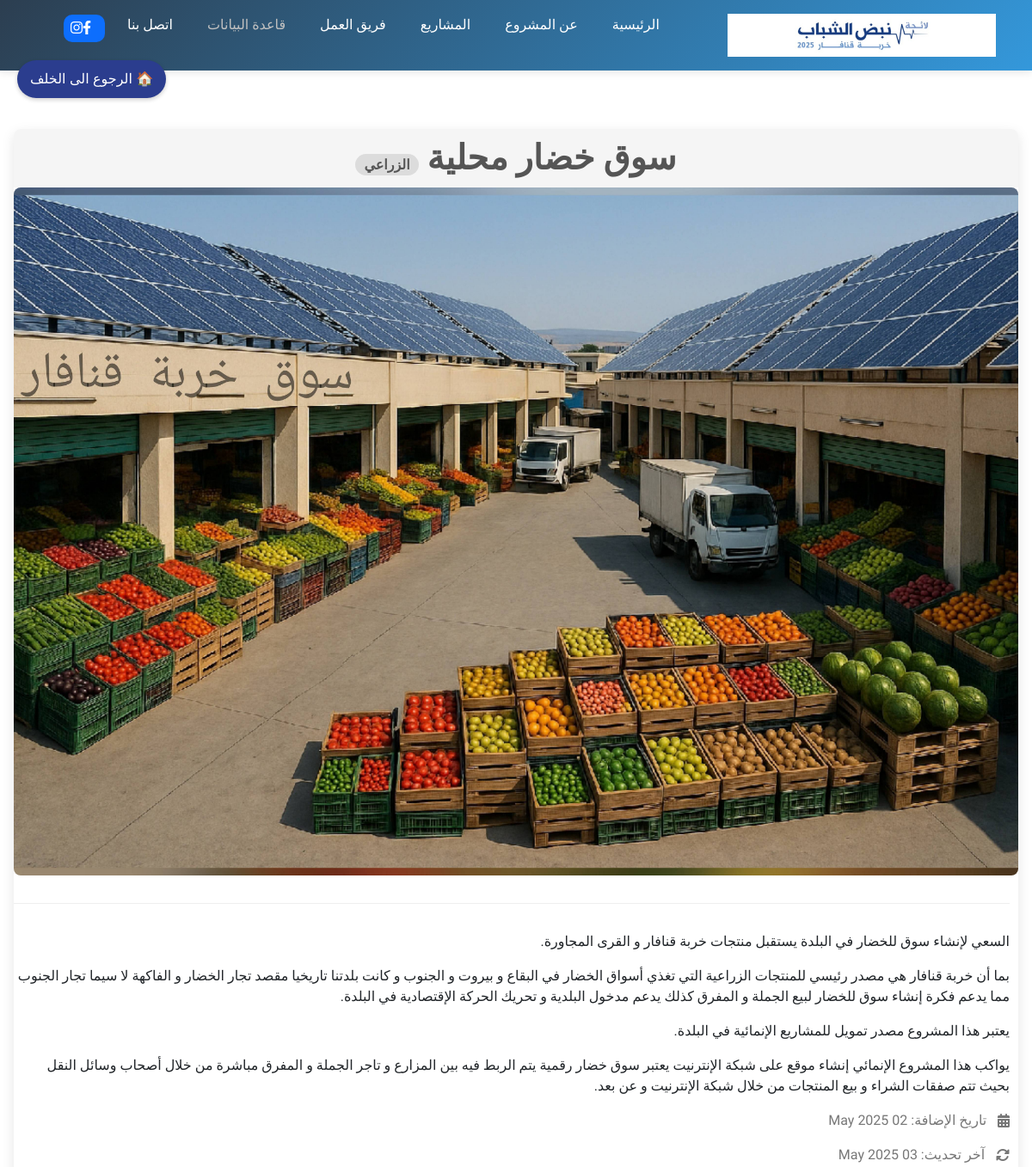
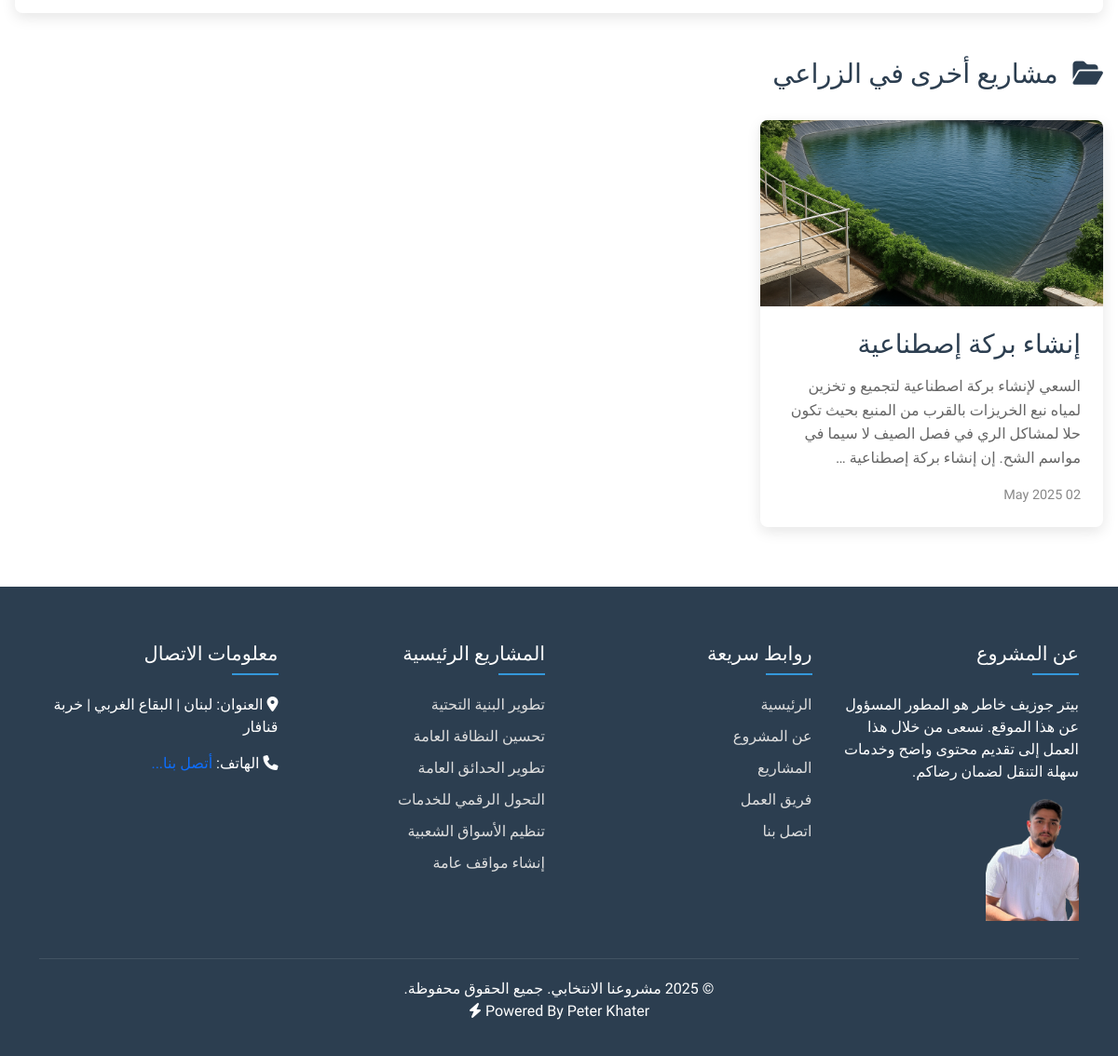
/projects/15/, run on the app's committed database (2 pictures, top to bottom).
### main/models.py (models this page shows, shortened)
class MySetting(models.Model):
   phone = models.CharField( max_length=40,  blank=True, null=True)
   email = models.EmailField(max_length=254, null=True, blank=True)
   instagramLink = models.TextField(blank=True, null=True)
   facebookLink = models.TextField(blank=True, null=True)
   website_url = models.URLField(max_length=200, blank=True, null=True)
   address = models.CharField(max_length=255, blank=True, null=True)
   business_name = models.CharField(max_length=100, blank=True, null=True)
   logo = models.ImageField(upload_to='setting/', blank=True, null=True)
   linkedinLink = models.URLField(max_length=200, blank=True, null=True)
   created_at = models.DateTimeField(auto_now_add=True)
   updated_at = models.DateTimeField(auto_now=True)
   description = models.TextField(blank=True, null=True)
   dev_name = models.CharField(max_length=100, blank=True, null=True)
   dev_img =  models.ImageField(upload_to='setting/', blank=True, null=True)
   leyha_photo = models.ImageField(upload_to='setting/', blank=True, null=True)
   leyha_description =models.TextField(blank=True, null=True)

class Project(models.Model):
    title = models.CharField(max_length=200, verbose_name="عنوان المشروع")
    description = models.TextField(verbose_name="وصف المشروع")
    category = models.ForeignKey(Category, on_delete=models.SET_NULL,
                               null=True, verbose_name="الفئة")
    image = models.ImageField(upload_to='projects/', verbose_name="صورة المشروع")
    created_at = models.DateTimeField(auto_now_add=True)
    updated_at = models.DateTimeField(auto_now=True)
    class Meta:
        verbose_name = "مشروع"
        verbose_name_plural = "المشاريع"

class Category(models.Model):
    name = models.CharField(max_length=100, verbose_name="اسم الفئة")
    slug = models.SlugField(max_length=50, unique=True)
    description = models.TextField(blank=True, verbose_name="وصف الفئة")
    icon = models.CharField(max_length=50, blank=True, help_text="اسم أيقونة Font Awesome")
    class Meta:
        verbose_name = "فئة المشروع"
        verbose_name_plural = "فئات المشاريع"

### main/views.py (the view)
# urls.py: path('projects/<int:project_id>/', project_detail, name='project_detail'),
def project_detail(request, project_id):
    project = get_object_or_404(Project, pk=project_id)
    related_projects = Project.objects.filter(category=project.category).exclude(id=project.id)
    setting = MySetting.objects.last()
    context = {
        'project': project,
        'related_projects': related_projects,
        'setting':setting
    }
    return render(request, 'detail.html', context)

### templates/detail.html (shortened to what this page needs)
{% extends "base.html" %}
{% load static %}
{% block css %}
<link rel="stylesheet" href="{% static 'css/projects.css' %}">
{% endblock %}
{% block main %}
<a href="/" class="home-button" title="Back to Home">
    🏠 الرجوع الى الخلف
  </a>
<div class="project-detail-container" style="margin-top:150px">
    <article class="main-project">
        <div class="project-content">
            <div class="project-details" style="background-color:#f5f5f5;">
                <div class="project-description">
                    <div  style="display:flex; align-item:center; justify-content:center; width:100%; padding-top:10px; padding-bottom:10px" >
                        <h1 class="project-title" style="font-weight: 800;">{{ project.title }} <span style="background-color:rgb(220, 220, 220); padding: 3px 10px; border-radius: 20px; font-size: medium; ">{{ project.category.name }}</span></h1>
                    </div>
                </div>
            </div>
            <div class="project-image" style="">
                <img src="{{ project.image.url }}" alt="{{ project.title }}" style="max-height:100vh">
            </div>
            <div class="project-details" style="padding-right:10px;">
                <div class="project-meta">
                    {{ project.description|linebreaks }}
                    <div class="meta-item">
                        <i class="fas fa-calendar-alt"></i>
                        <span>تاريخ الإضافة: {{ project.created_at|date:"d M Y" }}</span>
                    </div>
                    <div class="meta-item">
                        <i class="fas fa-sync-alt"></i>
                        <span>آخر تحديث: {{ project.updated_at|date:"d M Y" }}</span>
                    </div>
                </div>
            </div>
        </div>
    </article>
    <section class="related-projects">
        <h2 class="section-title">
            <i class="fas fa-folder-open"></i>
            مشاريع أخرى في {{ project.category.name }}
        </h2>
        <div class="projects-grid">
            {% for related_project in related_projects %}
            <a href="{% url 'project_detail' related_project.id %}" class="project-card">
                <div class="card-image">
                    <img src="{{ related_project.image.url }}" alt="{{ related_project.title }}">
                </div>
                <div class="card-content">
                    <h3>{{ related_project.title }}</h3>
                    <p>{{ related_project.description|truncatewords:30 }}</p>
                    <div class="card-meta">
                        <span class="date">{{ related_project.created_at|date:"d M Y" }}</span>
                    </div>
                </div>
            </a>
            {% empty %}
            <div class="no-projects">
                <i class="fas fa-info-circle"></i>
                لا توجد مشاريع أخرى في هذه الفئة حالياً
            </div>
            {% endfor %}
        </div>
    </section>
</div>
{% endblock main %}

### templates/base.html (shortened to what this page needs)
{% load static %}
<!DOCTYPE html>
<html lang="ar" dir="rtl">
<head>
    <link rel="stylesheet" href="{% static 'css/base.css' %}">
    <link rel="stylesheet" href="https://cdnjs.cloudflare.com/ajax/libs/font-awesome/6.4.0/css/all.min.css">
    <link href="https://cdn.jsdelivr.net/npm/bootstrap@5.3.0/dist/css/bootstrap.min.css" rel="stylesheet">
    <link rel="stylesheet" href="https://cdnjs.cloudflare.com/ajax/libs/animate.css/4.1.1/animate.min.css"/>
    {% block css %}{% endblock css %}
</head>
<body>
    <header id="header">
        <div class="container header-container">
            <div class="logo">
                <img src="{{setting.logo.url}}" alt="شعار الحملة">
            </div>
            <nav id="mainNav">
                <ul>
                    <li><a href="{% url 'main' %}#home">الرئيسية</a></li>
                    <li><a href="{% url 'main' %}#about">عن المشروع</a></li>
                    <li><a href="{% url 'main' %}#projects">المشاريع</a></li>
                    <li><a href="{% url 'main' %}#team">فريق العمل</a></li>
                    <li onclick="alert('قيد الإنشاء')"><a href="#" class="" style="color: rgb(192, 192, 192);">قاعدة البيانات</a></li>
                    <li><a href="{% url 'main' %}#contact">اتصل بنا</a></li>
                    <div class="social-links me-3 bg-primary px-2 py-1 d-flex justify-content-center align-item-center" style="border-radius:10px">
                        <a href="{{setting.facebookLink}}"><i class="fab fa-facebook-f me-2" style="color:white;"></i></a>
                        <a href="{{setting.instagramLink}}"><i class="fab fa-instagram" style="color:white;"></i></a>
                    </div>
                </ul>
            </nav>
        </div>
    </header>
    {% block main %}
    {% endblock main %}
    <footer>
        <div class="container">
            <div class="footer-content">
                <div class="footer-column">
                    <h3>عن المشروع</h3>
                    <p>{{setting.description}}</p>
                    <img src="{{setting.dev_img.url}}" alt="بيتر جوزيف خاطر هو المطور المسؤول عن هذا الموقع." style="width:100px;">
                </div>
                <div class="footer-column">
                    <h3>روابط سريعة</h3>
                    <ul class="footer-links">
                        <li><a href="{% url 'main' %}#home">الرئيسية</a></li>
                        <li><a href="{% url 'main' %}#about">عن المشروع</a></li>
                        <li><a href="{% url 'main' %}#projects">المشاريع</a></li>
                        <li><a href="{% url 'main' %}#team">فريق العمل</a></li>
                        <li><a href="{% url 'main' %}#contact">اتصل بنا</a></li>
                    </ul>
                </div>
                <div class="footer-column">
                    <h3>المشاريع الرئيسية</h3>
                    <ul class="footer-links">
                        <li><a href="#">تطوير البنية التحتية</a></li>
                        <li><a href="#">تحسين النظافة العامة</a></li>
                        <li><a href="#">تطوير الحدائق العامة</a></li>
                        <li><a href="#">التحول الرقمي للخدمات</a></li>
                        <li><a href="#">تنظيم الأسواق الشعبية</a></li>
                        <li><a href="#">إنشاء مواقف عامة</a></li>
                    </ul>
                </div>
                <div class="footer-column">
                    <h3>معلومات الاتصال</h3>
                    <p><i class="fas fa-map-marker-alt"></i> العنوان: لبنان | البقاع الغربي | خربة قنافار</p>
                    <p><i class="fas fa-phone"></i> الهاتف: <a style="text-decoration: none;" href="tel:{{setting.phone}}">أتصل بنا...</a></p>
                </div>
            </div>
            <div class="footer-bottom">
                <p>&copy; 2025 مشروعنا الانتخابي. جميع الحقوق محفوظة. <br><span> Powered By Peter Khater <i class="fa-solid fa-bolt"></i></span></p>
            </div>
        </div>
    </footer>
    <link rel="stylesheet" href="https://cdnjs.cloudflare.com/ajax/libs/animate.css/4.1.1/animate.min.css"/>
</body>
</html>

### project/static/css/base.css (style rules this page uses)
:root { --primary-color: #2c3e50; --secondary-color: #3498db; --accent-color: #e74c3c; --light-color: #ecf0f1; --dark-color: #2c3e50; --success-color: #27ae60; }
* { margin: 0; padding: 0; box-sizing: border-box; font-family: 'Tajawal', sans-serif; }
body { background-color: #f5f5f5; color: #333; line-height: 1.6; font-family: 'Tajawal', sans-serif; line-height: 1.8; }
.container { width: 90%; max-width: 1200px; margin: 0 auto; padding: 0 15px; }
header { background: linear-gradient(135deg, var(--primary-color), var(--secondary-color)); color: white; padding: 1rem 0; position: fixed; width: 100%; top: 0; z-index: 1000; box-shadow: 0 2px 10px rgba(0, 0, 0, 0.1); transition: all 0.3s ease; }
.header-container { display: flex; justify-content: space-between; align-items: center; }
.logo { display: flex; align-items: center; }
.logo img { height: 50px; margin-left: 10px; }
nav ul { display: flex; list-style: none; }
nav ul li { margin-right: 20px; }
nav ul li a { color: white; text-decoration: none; font-weight: 500; padding: 5px 10px; border-radius: 5px; transition: all 0.3s ease; }
footer { background-color: var(--dark-color); color: white; padding: 60px 0 20px; }
.footer-content { display: grid; grid-template-columns: repeat(auto-fit, minmax(250px, 1fr)); gap: 30px; margin-bottom: 40px; }
.footer-column h3 { font-size: 1.3rem; margin-bottom: 20px; position: relative; padding-bottom: 10px; }
.footer-column h3::after { content: ''; position: absolute; bottom: 0; right: 0; width: 50px; height: 2px; background-color: var(--secondary-color); }
.footer-column p { margin-bottom: 15px; }
.footer-links { list-style: none; }
.footer-links li { margin-bottom: 10px; }
.footer-links a { color: #ddd; text-decoration: none; transition: all 0.3s ease; }
.footer-bottom { text-align: center; padding-top: 20px; border-top: 1px solid rgba(255, 255, 255, 0.1); }

### project/static/css/projects.css (style rules this page uses)
:root { --primary-color: #2c3e50; --secondary-color: #3498db; --accent-color: #e74c3c; --light-color: #f8f9fa; --dark-color: #2c3e50; --border-radius: 8px; --box-shadow: 0 5px 15px rgba(0,0,0,0.1); }
.project-detail-container { max-width: 1200px; margin: 2rem auto; padding: 0 1rem; }
.main-project { background: white; border-radius: var(--border-radius); box-shadow: var(--box-shadow); margin-bottom: 3rem; overflow: hidden; }
.project-title { font-size: 2.5rem; margin: 0; }
.project-image img { width: 100%; height: 90%; object-fit: cover; border-radius: var(--border-radius); }
.project-description { font-size: 1.1rem; line-height: 1.8; color: #555; }
.project-meta { margin-top: 2rem; padding-top: 2rem; border-top: 1px solid #eee; }
.meta-item { display: flex; align-items: center; gap: 0.8rem; margin-bottom: 1rem; color: #777; }
.related-projects { margin-bottom: 4rem; }
.section-title { font-size: 1.8rem; color: var(--primary-color); margin-bottom: 2rem; display: flex; align-items: center; gap: 1rem; }
.projects-grid { display: grid; grid-template-columns: repeat(auto-fill, minmax(300px, 1fr)); gap: 2rem; }
.project-card { background: white; border-radius: var(--border-radius); overflow: hidden; transition: transform 0.3s ease; text-decoration: none; color: inherit; box-shadow: var(--box-shadow); }
.card-image img { width: 100%; height: 200px; object-fit: cover; }
.card-content { padding: 1.5rem; }
.card-content h3 { margin: 0 0 1rem; color: var(--primary-color); }
.card-content p { color: #666; line-height: 1.6; margin-bottom: 1rem; }
.card-meta { display: flex; justify-content: space-between; align-items: center; color: #888; font-size: 0.9rem; }
.home-button { position: fixed; top: 70px; left: 20px; z-index: 9999; background-color: #2b3d8e; color: white; padding: 10px 15px; border-radius: 50px; text-decoration: none; font-family: Arial; box-shadow: 0 2px 5px rgba(0,0,0,0.2); transition: all 0.3s ease; }

### data on the page
MySetting: logo (picture), description "بيتر جوزيف خاطر هو المطور المسؤول عن هذا الموقع. نسعى من خلال هذا العمل إلى تقديم محتوى واضح وخدمات سهلة التنقل لضمان رضاكم.", dev_img (picture)
Project: title "سوق خضار محلية", category.name "الزراعي", image (picture), description "السعي لإنشاء سوق للخضار في البلدة يستقبل منتجات خربة قنافار و القرى المجاورة. بما أن خربة قنافار هي مصدر رئيسي للمنتجات الزراعية التي تغذي أسواق الخضار في البقاع و بيروت و الجنوب و كانت بلدتنا تاريخيا مقصد تجار الخضار و الفاكهة لا سيما تجار الجنوب مما يدعم فكرة إنشاء سوق للخضار لبيع الجملة و المفرق كذلك يدعم مدخول البلدية و تحريك الحركة الإقتصادية في البلدة. يعتبر هذا المشروع مصدر تمويل للمشاريع الإنمائية في البلدة. يواكب هذا المشروع الإنمائي إنشاء موقع على شبكة الإنترنيت يعتبر سوق خضار رقمية يتم الربط فيه بين المزارع و تاجر الجملة و المفرق مباشرة من خلال أصحاب وسائل النقل بحيث تتم صفقات الشراء و بيع المنتجات من خلال شبكة الإنترنيت و عن بعد.", created_at "02 May 2025", updated_at "03 May 2025"
Project: image (picture), title "إنشاء بركة إصطناعية", description "السعي لإنشاء بركة اصطناعية لتجميع و تخزين لمياه نبع الخريزات بالقرب من المنبع بحيث تكون حلا لمشاكل الري في فصل الصيف لا سيما في مواسم الشح. إن إنشاء بركة إصطناعية …", created_at "02 May 2025"
